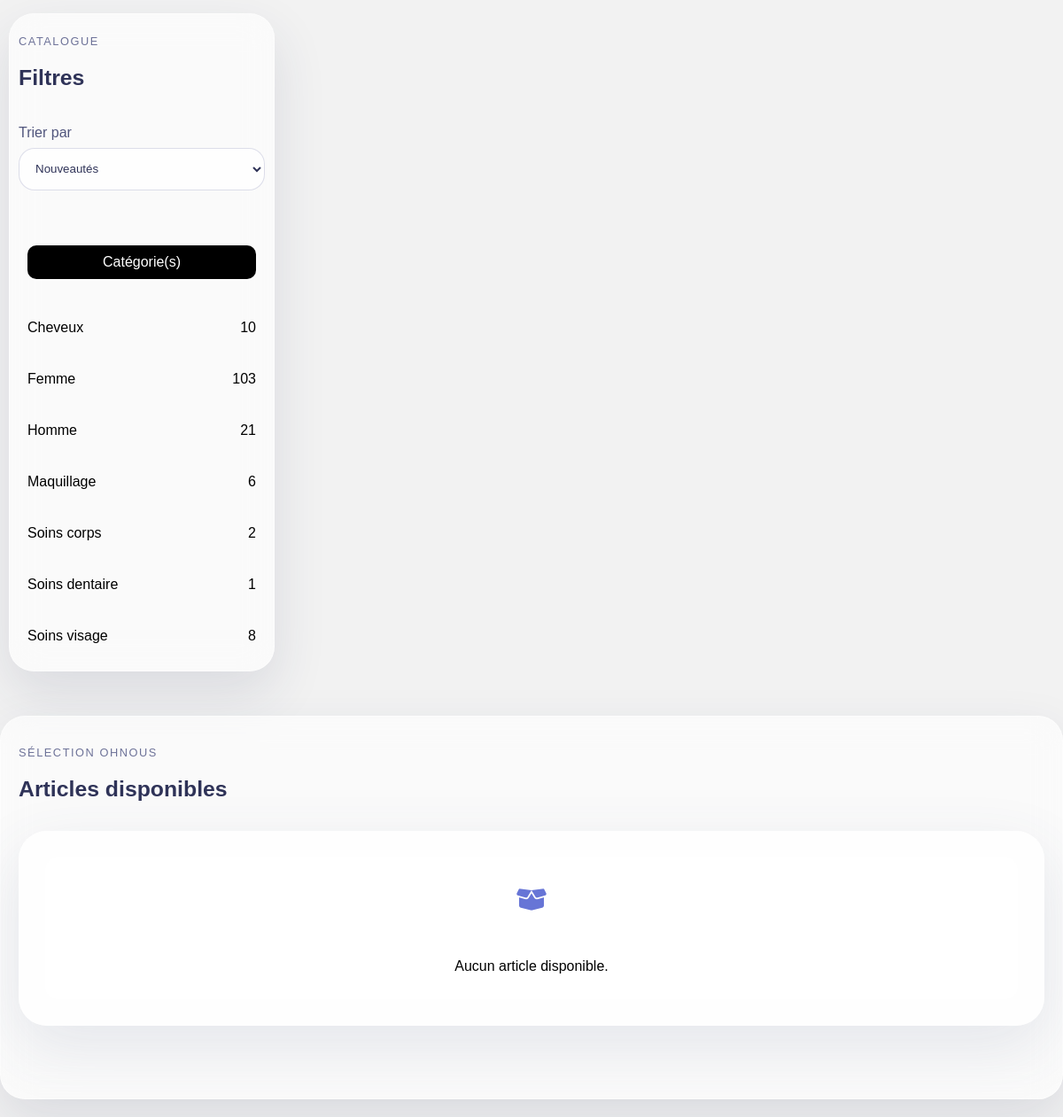
The app's page /shop?order=date_desc (lower part), older data.
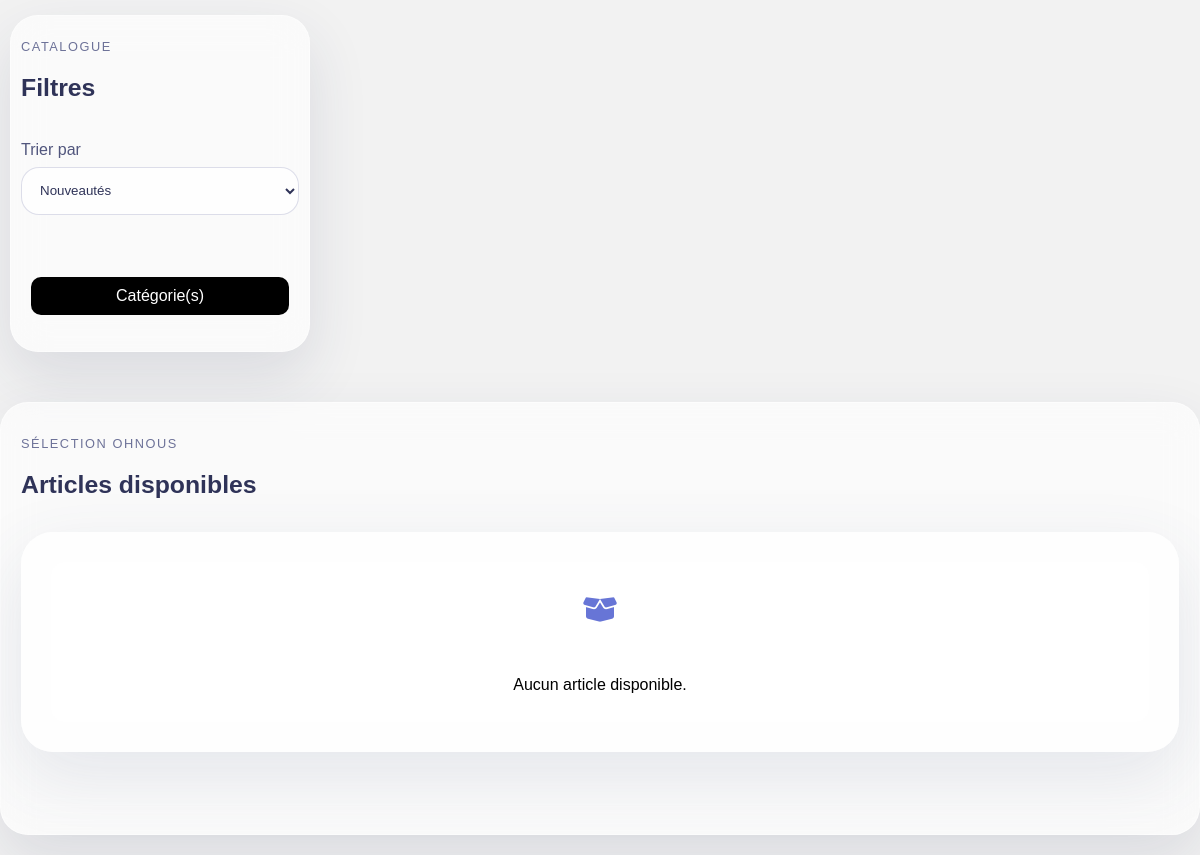
The same page, newer data.
### tables this page shows
CREATE TABLE IF NOT EXISTS `categorie` (
  `id` int NOT NULL AUTO_INCREMENT,
  `nom` text,
  `slug` text,
  `date_ajout` datetime NOT NULL DEFAULT CURRENT_TIMESTAMP,
  PRIMARY KEY (`id`)
);

### classes/View.php (called while the page is built, shortened)
<?php
    class View {
        private $template;
        public function __construct($template)
        {
            $this->template = $template;
        }
        public function render($title_page = 'OhNous')
        {
            $template = $this->template;
            include_once MODEL.'select.php';
            include_once FONCTION.'fonctions.php';
            $templatePath = VIEW . $template;
            if (substr($templatePath, -4) !== '.php') {
                $templatePath .= '.php';
            }
            include_once $templatePath;
            $contentPage = ob_get_clean();
            include_once VIEW . '_gabarit.php';
        }
    }
?>

### controller/Home.php (called while the page is built, shortened)
<?php
    class home
    {
        public function showArticles ()
        {
            $myView = new View('articles');
            $myView->render('Shop | OhNous');
        }
        public function showShop ()
        {
            $this->showArticles();
        }
    }
?>

### index.php (called while the page is built, shortened)
<?php
$request = trim($_GET['r'] ?? '', '/');
$routeur = new Routeur($request);
$routeur->renderController();
?>

### model/select.php (called while the page is built, shortened)
<?php
    function select_bdd($bdd, $base, $where = null, $limit = null, $offset = 0, $order = null, $random = false)
    {
        $request = "SELECT * FROM $base";
        if ($where !== null) {
            $request .= " WHERE " . $where;
        }
        if ($random) {
            $request .= " ORDER BY RAND()";
        } elseif ($order !== null) {
            $request .= " ORDER BY " . $order;
        }
        $stmt = $bdd->prepare($request);
        $stmt->execute();
        return $stmt->fetchAll(PDO::FETCH_ASSOC);
    }
?>

### fonctions/fonctions.php (called while the page is built, shortened)
<?php
    function ohnous_js_html_arg($value)
    {
        return htmlspecialchars(
            json_encode($value, JSON_UNESCAPED_UNICODE | JSON_UNESCAPED_SLASHES),
            ENT_QUOTES,
            'UTF-8'
        );
    }
?>

### view/articles.php (the view, shortened to what this page needs)
<?php
    $selectedCategory = $GLOBALS['categorie'] ?? null;
    $selectedType = $GLOBALS['types'] ?? null;
    $selectedSize = $GLOBALS['tailles'] ?? null;
    $selectedPrice = trim((string)($_GET['prix'] ?? ''));
    $priceRanges = ohnous_get_price_filter_ranges();
    $selectedPriceLabel = isset($priceRanges[$selectedPrice]) ? $priceRanges[$selectedPrice]['label'] : '';
    $categories = select_bdd($bdd, "categorie", null, null, 0, "nom", false);
    $lookup = [
        'categories' => [],
        'types' => [],
        'tailles' => [],
    ];
    foreach(select_bdd($bdd, "categorie", null, null, 0, "nom", false) as $row)
    {
        $lookup['categories'][$row['slug']] = [
            'id' => (int)$row['id'],
            'nom' => $row['nom']
        ];
    }
    $initialState = [
        'categorie_id' => (int)($selectedCategory['id'] ?? 0),
        'categorie_nom' => (string)($selectedCategory['nom'] ?? ''),
        'categorie_slug' => (string)($selectedCategory['slug'] ?? ''),
        'type_id' => (int)($selectedType['id'] ?? 0),
        'type_nom' => (string)($selectedType['nom'] ?? ''),
        'type_slug' => (string)($selectedType['slug'] ?? ''),
        'taille_id' => (int)($selectedSize['id'] ?? 0),
        'taille_nom' => (string)($selectedSize['nom'] ?? ''),
        'taille_slug' => (string)($selectedSize['slug'] ?? ''),
        'prix' => $selectedPrice,
        'prix_label' => $selectedPriceLabel,
        'query' => trim((string)($_GET['query'] ?? '')),
        'order' => trim((string)($_GET['order'] ?? 'date_desc')),
    ];
?>
<section class="parent_container_affiche_produit shop-catalog-page" id="shop_catalog_page">
    <aside class="container_filtre_produit">
        <div class="sous_container_filtre_produit shop-filter-panel">
            <div class="shop-filter-head">
                <div>
                    <p class="shop-filter-head__eyebrow">Catalogue</p>
                    <h2 class="shop-filter-head__title">Filtres</h2>
                </div>
            </div>
            <div class="shop-toolbar">
                <label class="shop-toolbar__field" for="article_sort_order">
                    <span>Trier par</span>
                    <select id="article_sort_order">
                        <option value="date_desc"<?= $initialState['order'] === 'date_desc' ? ' selected' : '' ?>>Nouveautés</option>
                    </select>
                </label>
            </div>
            <div class="div_liste_filtre_produit" id="div_filtre_categories">
                <div class="titre_liste_filtre_produit"><p>Catégorie(s)</p></div>
                <div class="liste_filtre_produit">
                    <div class="div_detail_liste_filtre_produit" id="details_filtre_categories">
                        <?php foreach($categories as $category): ?>
                            <?php
                                $categoryArticles = select_bdd($bdd, "categorie_article", "categorie = '".(int)$category['id']."'", null, 0, null, false);
                                $count = 0;
                                foreach($categoryArticles as $categoryArticle)
                                {
                                    $detailArticle = only_select("articles", "id = '".(int)$categoryArticle['article']."'", null, null);
                                    if($detailArticle && ohnous_is_article_visible($detailArticle))
                                    {
                                        $count++;
                                    }
                                }
                                if($count === 0)
                                {
                                    continue;
                                }
                                $active = ((int)$initialState['categorie_id'] === (int)$category['id']) ? 'active' : '';
                            ?>
                            <div class="detail_liste_filtre_produit <?= $active ?> js_detail_liste_filtre_produit js_detail_liste_filtre_produit_<?= (int)$category['id'] ?>" onclick="return filtre_categorie(<?= (int)$category['id'] ?>, <?= ohnous_js_html_arg($category['nom']) ?>, <?= ohnous_js_html_arg($category['slug']) ?>)">
                                <div class="nom"><?= htmlspecialchars($category['nom'], ENT_QUOTES, 'UTF-8') ?></div>
                                <div class="nombre"><?= $count ?></div>
                            </div>
                        <?php endforeach; ?>
                    </div>
                </div>
            </div>
        </div>
    </aside>
    <div class="container_affiche_produit vue_article shop-results-shell">
        <div class="shop-results-head">
            <div>
                <p class="shop-results-head__eyebrow">Sélection Ohnous</p>
                <h2 class="shop-results-head__title">Articles disponibles</h2>
            </div>
        </div>
        <div class="shop-empty-state null" id="articles_empty_state">
            <div class="empty-liquid-state">
                <div class="empty-liquid-state__icon"><i class="fa-solid fa-box-open"></i></div>
                <p>Aucun article disponible.</p>
            </div>
        </div>
    </div>
</section>

### classes/Routeur.php (shortened to what this page needs)
<?php
    class Routeur {
        private $request;
        public function __construct($request) {
            $this->request = $request;
        }
        public function renderController() {
            $request = $this->request;
            if (key_exists($request, $this->routes)) {
                $method = $this->routes[$request]['method'];
                $currentController = new $controller();
                $currentController->$method();
            }
        }
    }
?>

### view/_gabarit.php (shortened to what this page needs)
<!DOCTYPE html>
<html lang="fr">
<head>
    <link rel="stylesheet" href="<?= ASSET ?>css/fontawesome/css/all.min.css?<?= filemtime($_SERVER['DOCUMENT_ROOT']."/asset/css/fontawesome/css/all.min.css") ?>">
    <link rel="stylesheet" href="<?= ASSET ?>css/fontedo/style.css?<?= filemtime($_SERVER['DOCUMENT_ROOT']."/asset/css/fontedo/style.css") ?>">
    <link rel="stylesheet" href="<?= ASSET ?>css/style.css?<?= filemtime($_SERVER['DOCUMENT_ROOT']."/asset/css/style.css") ?>">
    <link rel="stylesheet" href="<?= ASSET ?>css/responsive.css?<?= filemtime($_SERVER['DOCUMENT_ROOT']."/asset/css/responsive.css") ?>">
    <link rel="stylesheet" href="<?= ASSET ?>css/swiper.min.css?<?= filemtime($_SERVER['DOCUMENT_ROOT']."/asset/css/swiper.min.css") ?>">
    <link rel="stylesheet" href="<?= ASSET ?>css/sweetalert2.min.css?<?= filemtime($_SERVER['DOCUMENT_ROOT']."/asset/css/sweetalert2.min.css") ?>">
</head>
<body>
    <?php echo $contentPage; ?>
</body>
</html>

### asset/css/style.css (style rules this page uses)
body { font-family: 'Arial', sans-serif; margin: 0; padding: 0; box-sizing: border-box; background: #f2f2f2; }
* { --blanc: #ffffff; --noir: #000000; --griz: #999999; --base_1_couleur: #6775d6; --base_1_couleur_nuance_1: #4b5596ff; --base_2_couleur: #ffabe7; --base_3_couleur: #b390df; --vert: #4eb365ff; --vert_nuance_1: #3c844dff; --bleu: #005eff; --rouge: #dc3545; --jaune: #F8C61E; box-sizing: border-box; }
body { padding-top: 90px; }
input, textarea, select { outline: none; border: none; }
.parent_container_affiche_produit { width: 100%; display: flex; flex-wrap: wrap; }
.container_affiche_produit { width: 100%; display: flex; flex-wrap: wrap; margin: 20px 0px; }
.container_affiche_produit.vue_article { width: 100%; }
.container_filtre_produit { width: 25%; margin: 20px 0px; padding: 10px; }
.sous_container_filtre_produit { background: var(--blanc); border-radius: 5px; padding: 10px; }
.titre_liste_filtre_produit { padding: 10px; }
.titre_liste_filtre_produit p { display: inline-flex; padding: 10px; background: var(--noir); justify-content: center; align-items: center; width: 100%; border-radius: 10px; color: var(--blanc); }
.liquid-panel, .empty-liquid-state, .store-status-pill, .article-detail-top-actions, .messages-shell, .messages-conversation-card, .message-bubble, .activation-panel, .upload-product-panel { backdrop-filter: blur(18px); -webkit-backdrop-filter: blur(18px); }
.empty-liquid-state { width: 100%; min-height: 220px; padding: 28px; border-radius: 32px; border: 1px solid rgba(255, 255, 255, 0.35); background: rgba(255, 255, 255, 0.56); box-shadow: 0 24px 70px rgba(64, 83, 126, 0.12); display: flex; flex-direction: column; gap: 14px; align-items: center; justify-content: center; text-align: center; }
.empty-liquid-state__icon { width: 72px; height: 72px; border-radius: 24px; display: flex; align-items: center; justify-content: center; font-size: 28px; color: #6775d6; background: rgba(255, 255, 255, 0.65); }
.shop-catalog-page { align-items: flex-start; }
.shop-catalog-page > .container_filtre_produit { flex: 0 0 320px; width: 320px; box-sizing: border-box; }
.shop-filter-panel, .shop-results-shell { background: rgba(255,255,255,.62); border: 1px solid rgba(255,255,255,.42); box-shadow: 0 24px 60px rgba(40, 47, 93, .12); backdrop-filter: blur(18px); -webkit-backdrop-filter: blur(18px); border-radius: 28px; }
.shop-filter-head, .shop-results-head, .shop-toolbar { display: flex; justify-content: space-between; align-items: center; gap: 16px; }
.shop-filter-head { margin-bottom: 18px; }
.shop-filter-head__eyebrow, .shop-results-head__eyebrow { font-size: .8rem; text-transform: uppercase; letter-spacing: .12em; color: #6d7298; margin-bottom: 6px; }
.shop-filter-head__title, .shop-results-head__title { font-size: 1.55rem; color: #2f3358; }
.shop-toolbar { margin-bottom: 18px; }
.shop-toolbar__field { width: 100%; display: flex; flex-direction: column; gap: 8px; color: #51567d; }
.shop-toolbar__field select { width: 100%; min-height: 48px; border-radius: 18px; border: 1px solid rgba(112,118,167,.24); background: rgba(255,255,255,.7); padding: 0 14px; color: #2f3358; }
.shop-results-shell { flex: 1 1 auto; width: auto; min-width: 0; margin: 20px 0; padding: 20px; box-sizing: border-box; }
.shop-empty-state { width: 100%; padding: 12px 0 22px; }
.div_detail_liste_filtre_produit, .detail_liste_filtre_produit { width: 100%; display: flex; flex-wrap: wrap; font-size: 16px; }
.detail_liste_filtre_produit { padding: 10px 10px; cursor: pointer; margin: 10px 0px; border-radius: 10px; }
.detail_liste_filtre_produit .nom { width: 70%; }
.detail_liste_filtre_produit .nombre { width: 30%; text-align: right; }

Row changes from the older to the newer data that the page shows:
removed categorie: nom "Cheveux", count "10"
removed categorie: nom "Femme", count "103"
removed categorie: nom "Homme", count "21"
removed categorie: nom "Maquillage", count "6"
removed categorie: nom "Soins corps", count "2"
removed categorie: nom "Soins dentaire", count "1"
removed categorie: nom "Soins visage", count "8"
